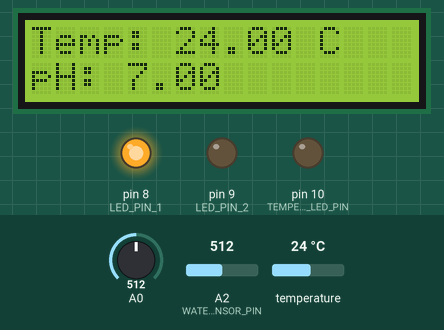
The sketch below on a simulated Arduino Uno, built with avr-gcc and run on an emulated ATmega328P. On the bench: 16×2 character LCD, output pins drawn as LEDs (lit = HIGH). The test bench sets the inputs (shaded band); at power-on: temperature 24 °C, A2 (WATER_LEVEL_SENSOR_PIN) = 512, A0 = 512. What the sketch prints to the serial monitor is not drawn.

Above: at 4.5 s.
4.6 s: temperature set to 26.1 °C
At 6.8 s:
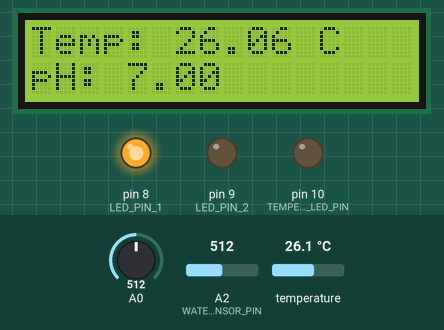
7.1 s: temperature set to 27.6 °C
At 8.1 s:
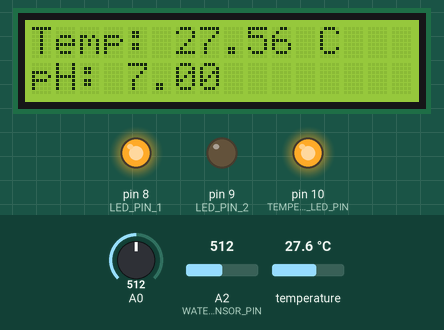
12.8 s: A2 (WATER_LEVEL_SENSOR_PIN) set to 57
15.3 s: A2 (WATER_LEVEL_SENSOR_PIN) set to 47
At 16.8 s:
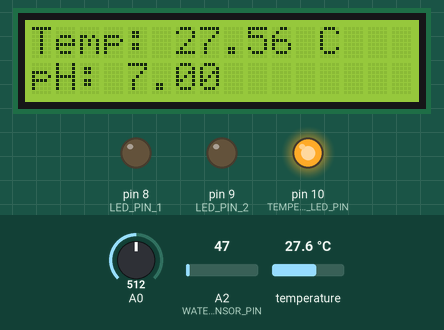
17.9 s: A0 set to 716
At 19.1 s:
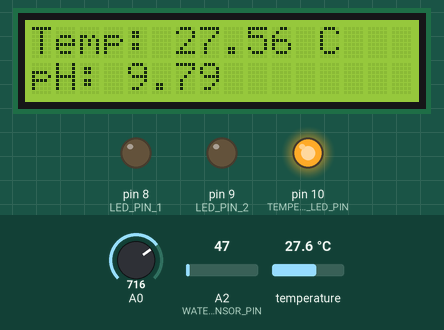
20.4 s: temperature set to 12 °C
At 22.3 s:
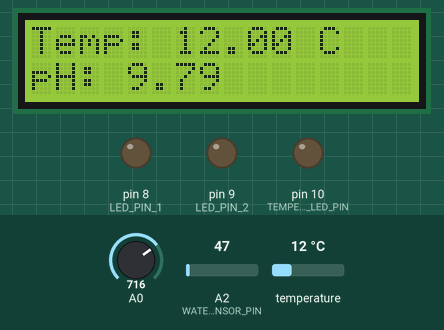
Timing chart, 0 to 23.8 s (numbered marks = the images above; inputs shaded):
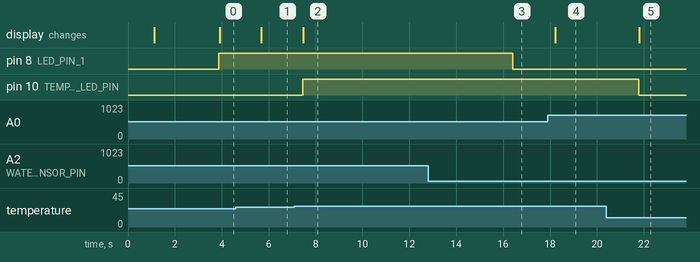

The sketch:

Automate_heater_and_watering.ino
```cpp
// github : NekoMeow12
#include <Wire.h>
#include <LiquidCrystal_I2C.h>
#include <OneWire.h>
#include <DallasTemperature.h>

#define WATER_LEVEL_SENSOR_PIN A2
#define LED_PIN_1 8
#define LED_PIN_2 9
#define TEMPERATURE_LED_PIN 10

// LCD dituy
#define LCD_ADDRESS 0x27
#define LCD_COLS 16
#define LCD_ROWS 2

// jay water lvl tuy
#define WATER_LEVEL_OFF_THRESHOLD 90
#define WATER_LEVEL_ON_THRESHOLD_LOW 5

// Temperature tuy
#define TEMPERATURE_THRESHOLD 27

// pang lcd
LiquidCrystal_I2C lcd(LCD_ADDRESS, LCD_COLS, LCD_ROWS);

// madiyu paki bibyangan atuy nga part ta nalipatakon
OneWire oneWire(A1);
DallasTemperature sensors(&oneWire);

void setup() {
  pinMode(LED_PIN_1, OUTPUT);
  pinMode(LED_PIN_2, OUTPUT);
  pinMode(TEMPERATURE_LED_PIN, OUTPUT);

  // jay start up nga ibag bagana
  // mabalin yu edit kabil yu naganyu
  lcd.init();
  lcd.backlight();
  lcd.setCursor(0, 0);
  lcd.print("Grade 12 Project");
  Serial.begin(9600);
  sensors.begin();
  delay(1000);
  lcd.clear();
  lcd.setCursor(0, 0);
  lcd.print("Setup Complete");
  delay(2000);
}

void loop() {
  sensors.requestTemperatures();
  float waterTemp = sensors.getTempCByIndex(0);
  // madyu palya palya jay board ti ph sensor
  // ngem ag balin latta met, paki baga langtun iti range na
  float pHValue = analogRead(A0);
  pHValue = (pHValue / 1024) * 14;


  int waterLevel = analogRead(WATER_LEVEL_SENSOR_PIN);
  int waterLevelPercent = map(waterLevel, 0, 1023, 0, 100);

  // baliktad jay relay, nu LOW ag ON tas nu HIGH ag off hahahahah
  if (waterLevelPercent >= WATER_LEVEL_OFF_THRESHOLD) {
    digitalWrite(LED_PIN_1, LOW); // Turn off LED 1
    digitalWrite(LED_PIN_2, LOW); // Turn off LED 2
  } else if (waterLevelPercent >= WATER_LEVEL_ON_THRESHOLD_LOW) {
    digitalWrite(LED_PIN_1, HIGH); // Turn on LED 1
    digitalWrite(LED_PIN_2, LOW); // Turn off LED 2
  } else {
    digitalWrite(LED_PIN_1, LOW); // Turn off LED 1
    digitalWrite(LED_PIN_2, LOW); // Turn off LED 2
  }
  if (waterTemp < TEMPERATURE_THRESHOLD) {
    digitalWrite(TEMPERATURE_LED_PIN, LOW );
  } else {
    digitalWrite(TEMPERATURE_LED_PIN, HIGH);
  }

  // dagiyay i display yanti LCD
  // han umanay jay water lvl ta kurang jay lcd haha
  lcd.clear();
  lcd.setCursor(0, 0);
  lcd.print("Temp: ");
  lcd.print(waterTemp);
  lcd.print(" C");
  lcd.setCursor(0, 1);
  lcd.print("pH: ");
  lcd.print(pHValue);
  Serial.print("Water Temperature: ");
  Serial.print(waterTemp);
  Serial.println(" °C");
  Serial.print("pH Value: ");
  Serial.println(pHValue);
  Serial.print("Water Level (%): ");
  Serial.println(waterLevelPercent);

  delay(1000);
}
  // nalpasen, na check and testing amin bago i pack with video
    // nu nagka problema, contact dak lang, nalakalang i edit tuy code ko
      // dagiyay kayat na agpa aramid met, adda kami tuy, thank you!
```

Measured:
- the behaviour switches between 26.9 and 27 °C on temperature (found by bisection; images 1 and 2)
- the behaviour switches between 52 and 51 on A2 (WATER_LEVEL_SENSOR_PIN) (found by bisection; images 2 and 3)
- after the input at 4.6 s, the display: changes after 1.1 s (image 1)
- after the input at 7.1 s, pin 10 (TEMPERATURE_LED_PIN): LOW → HIGH after 0.36 s; the display: changes after 0.39 s (image 2)
- after the input at 12.8 s, every drawn part: stays the same
- after the input at 15.3 s, pin 8 (LED_PIN_1): HIGH → LOW after 1.1 s
- after the input at 17.9 s, the display: changes after 0.33 s (image 4)
- after the input at 20.4 s, pin 10 (TEMPERATURE_LED_PIN): HIGH → LOW after 1.4 s; the display: changes after 1.4 s (image 5)
